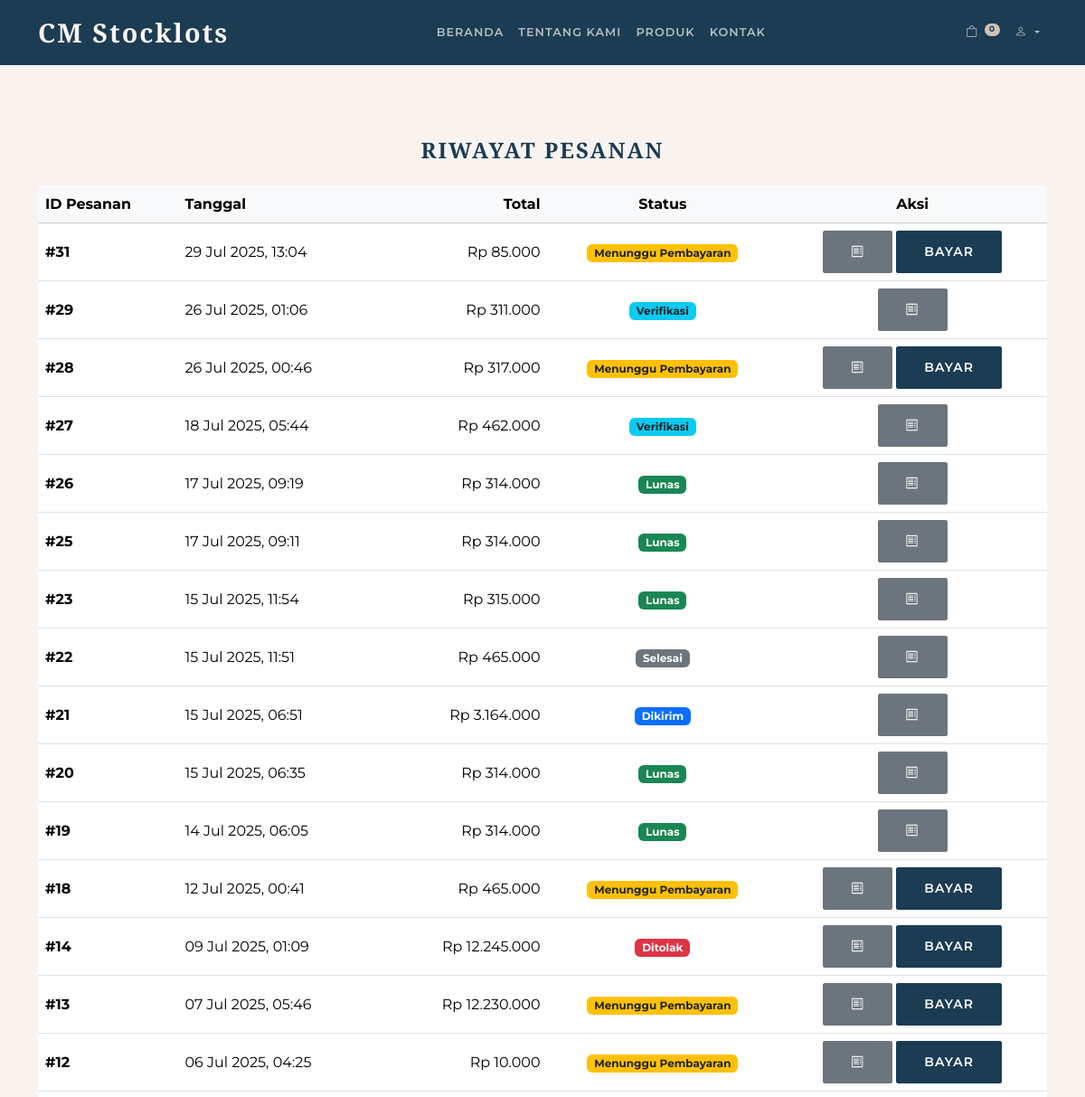
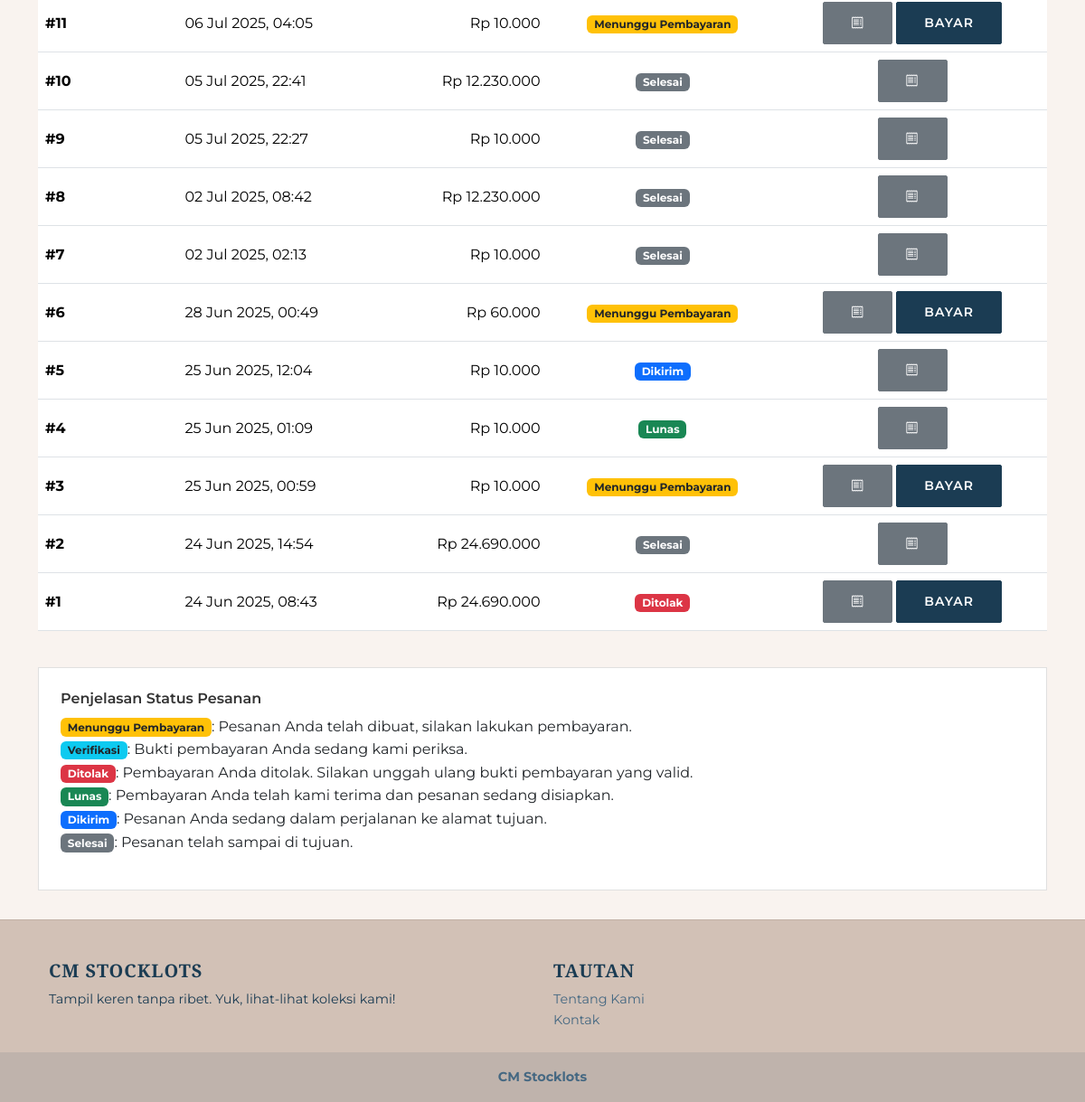
Screenshot of /riwayat_pesanan.php (signed in) with the database file from the repository (2 pictures, top to bottom).
### tables this page shows
CREATE TABLE `orders` (
  `id` int(11) NOT NULL,
  `user_id` int(11) NOT NULL,
  `total_amount` decimal(10,2) NOT NULL,
  `shipping_cost` decimal(10,2) NOT NULL DEFAULT 0.00,
  `shipping_address` text DEFAULT NULL,
  `status` enum('waiting_payment','verifying','paid','shipped','completed','ditolak','pending') NOT NULL DEFAULT 'pending',
  `payment_proof` varchar(255) DEFAULT NULL,
  `payment_method` enum('Bank Transfer') NOT NULL DEFAULT 'Bank Transfer',
  `created_at` timestamp NOT NULL DEFAULT current_timestamp()
);

### riwayat_pesanan.php (the view, shortened to what this page needs)
<?php
include 'includes/header.php';
?>
<div class="container mt-5 fade-in-element">
    <h2 class="section-title text-center mb-4">Riwayat Pesanan</h2>
    <div class="table-responsive">
        <table class="table table-hover align-middle">
            <thead class="table-light">
                <tr>
                    <th>ID Pesanan</th>
                    <th>Tanggal</th>
                    <th class="text-end">Total</th>
                    <th class="text-center">Status</th>
                    <th class="text-center">Aksi</th>
                </tr>
            </thead>
            <tbody>
                <?php
                $user_id = $_SESSION['user_id'];
                $stmt = $conn->prepare("SELECT id, total_amount, status, created_at FROM orders WHERE user_id = ? ORDER BY created_at DESC");
                $stmt->bind_param("i", $user_id);
                $stmt->execute();
                $result = $stmt->get_result();
                if ($result && $result->num_rows > 0) {
                    while ($order = $result->fetch_assoc()){
                        $status_badge = '';
                        $status_text = '';
                        switch ($order['status']) {
                            case 'waiting_payment':
                                $status_badge = 'bg-warning text-dark';
                                $status_text = 'Menunggu Pembayaran';
                                break;
                            case 'verifying':
                                $status_badge = 'bg-info text-dark';
                                $status_text = 'Verifikasi';
                                break;
                            case 'paid':
                                $status_badge = 'bg-success';
                                $status_text = 'Lunas';
                                break;
                            case 'shipped':
                                $status_badge = 'bg-primary';
                                $status_text = 'Dikirim';
                                break;
                            case 'completed':
                                $status_badge = 'bg-secondary';
                                $status_text = 'Selesai';
                                break;
                            case 'ditolak':
                                $status_badge = 'bg-danger';
                                $status_text = 'Ditolak';
                                break;
                        }
                ?>
                <tr>
                    <td><strong>#<?php echo $order['id']; ?></strong></td>
                    <td><?php echo date("d M Y, H:i", strtotime($order['created_at'])); ?></td>
                    <td class="text-end">Rp <?php echo number_format($order['total_amount'], 0, ',', '.'); ?></td>
                    <td class="text-center"><span class="badge <?php echo $status_badge; ?>"><?php echo $status_text; ?></span></td>
                    <td class="text-center">
                        <a href="invoice.php?order_id=<?php echo $order['id']; ?>" class="btn btn-secondary btn-sm" target="_blank" title="Invoice"><i class="bi bi-receipt"></i></a>
                        <?php if($order['status'] == 'waiting_payment' || $order['status'] == 'ditolak'): ?>
                            <a href="payment.php?order_id=<?php echo $order['id']; ?>" class="btn btn-primary btn-sm" title="Lanjutkan Pembayaran">Bayar</a>
                        <?php endif; ?>
                    </td>
                </tr>
                <?php
                    }
                } else {
                    echo "<tr><td colspan='5' class='text-center py-4'>Anda belum memiliki riwayat pesanan.</td></tr>";
                }
                ?>
            </tbody>
        </table>
    </div>
    <div class="card card-modern mt-4">
        <div class="card-body">
            <h5 class="card-title">Penjelasan Status Pesanan</h5>
            <ul class="list-unstyled">
                <li><span class="badge bg-warning text-dark">Menunggu Pembayaran</span>: Pesanan Anda telah dibuat, silakan lakukan pembayaran.</li>
                <li><span class="badge bg-info text-dark">Verifikasi</span>: Bukti pembayaran Anda sedang kami periksa.</li>
                <li><span class="badge bg-danger">Ditolak</span>: Pembayaran Anda ditolak. Silakan unggah ulang bukti pembayaran yang valid.</li>
                <li><span class="badge bg-success">Lunas</span>: Pembayaran Anda telah kami terima dan pesanan sedang disiapkan.</li>
                <li><span class="badge bg-primary">Dikirim</span>: Pesanan Anda sedang dalam perjalanan ke alamat tujuan.</li>
                <li><span class="badge bg-secondary">Selesai</span>: Pesanan telah sampai di tujuan.</li>
            </ul>
        </div>
    </div>
</div>
<?php include 'includes/footer.php'; ?>

### assets/css/style.css (style rules this page uses)
:root { --primary-color: #1b3c53; --secondary-color: #456882; --accent-color: #d2c1b6; --bg-color: #f9f3ef; --text-color: #1b3c53; --light-text: #f9f3ef; }
body { background-color: var(--bg-color); font-family: "Montserrat", sans-serif; color: var(--text-color); font-size: 16px; line-height: 1.6; }
h1, h2, h3, h4, h5, h6, .navbar-brand, .section-title { font-family: "Cormorant Garamond", serif; font-weight: 700; color: var(--primary-color); }
.section-title { text-transform: uppercase; letter-spacing: 2px; font-size: 1.5rem; }
.btn { border-radius: 2px; padding: 12px 30px; font-weight: 600; text-transform: uppercase; letter-spacing: 1px; transition: all 0.3s ease-in-out; }
.btn-primary { background-color: var(--primary-color); border-color: var(--primary-color); color: #fff; }
.card-modern { border: 1px solid #e0e0e0; border-radius: 0; box-shadow: none; transition: box-shadow 0.3s ease; background-color: #fff; }
.card-title { font-family: "Montserrat", sans-serif; font-weight: 600; font-size: 1rem; color: #333; }
.card-body { padding: 1.5rem; }
.fade-in-element { opacity: 0; transform: translateY(20px); transition: opacity 0.6s ease-out, transform 0.6s ease-out; }
.fade-in-element.visible { opacity: 1; transform: translateY(0); }

### rows the page displays
orders: id "31", created_at "29 Jul 2025, 13:04", total_amount "85.000", status "Menunggu Pembayaran"
orders: id "29", created_at "26 Jul 2025, 01:06", total_amount "311.000", status "Verifikasi"
orders: id "28", created_at "26 Jul 2025, 00:46", total_amount "317.000", status "Menunggu Pembayaran"
orders: id "27", created_at "18 Jul 2025, 05:44", total_amount "462.000", status "Verifikasi"
orders: id "26", created_at "17 Jul 2025, 09:19", total_amount "314.000", status "Lunas"
orders: id "25", created_at "17 Jul 2025, 09:11", total_amount "314.000", status "Lunas"
orders: id "23", created_at "15 Jul 2025, 11:54", total_amount "315.000", status "Lunas"
orders: id "22", created_at "15 Jul 2025, 11:51", total_amount "465.000", status "Selesai"
orders: id "21", created_at "15 Jul 2025, 06:51", total_amount "3.164.000", status "Dikirim"
orders: id "20", created_at "15 Jul 2025, 06:35", total_amount "314.000", status "Lunas"
orders: id "19", created_at "14 Jul 2025, 06:05", total_amount "314.000", status "Lunas"
orders: id "18", created_at "12 Jul 2025, 00:41", total_amount "465.000", status "Menunggu Pembayaran"
orders: id "14", created_at "09 Jul 2025, 01:09", total_amount "12.245.000", status "Ditolak"
orders: id "13", created_at "07 Jul 2025, 05:46", total_amount "12.230.000", status "Menunggu Pembayaran"
orders: id "12", created_at "06 Jul 2025, 04:25", total_amount "10.000", status "Menunggu Pembayaran"
orders: id "11", created_at "06 Jul 2025, 04:05", total_amount "10.000", status "Menunggu Pembayaran"
orders: id "10", created_at "05 Jul 2025, 22:41", total_amount "12.230.000", status "Selesai"
orders: id "9", created_at "05 Jul 2025, 22:27", total_amount "10.000", status "Selesai"
orders: id "8", created_at "02 Jul 2025, 08:42", total_amount "12.230.000", status "Selesai"
orders: id "7", created_at "02 Jul 2025, 02:13", total_amount "10.000", status "Selesai"
orders: id "6", created_at "28 Jun 2025, 00:49", total_amount "60.000", status "Menunggu Pembayaran"
orders: id "5", created_at "25 Jun 2025, 12:04", total_amount "10.000", status "Dikirim"
orders: id "4", created_at "25 Jun 2025, 01:09", total_amount "10.000", status "Lunas"
orders: id "3", created_at "25 Jun 2025, 00:59", total_amount "10.000", status "Menunggu Pembayaran"
orders: id "2", created_at "24 Jun 2025, 14:54", total_amount "24.690.000", status "Selesai"
orders: id "1", created_at "24 Jun 2025, 08:43", total_amount "24.690.000", status "Ditolak"

### other values shown
$cart_count "0"
